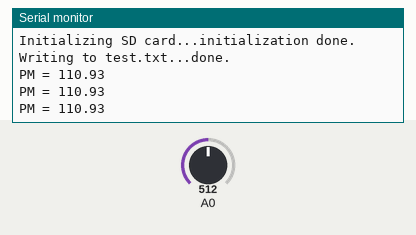
Simulated run of this sketch. Board: Arduino Uno, built with avr-gcc and run on an emulated ATmega328P. On the bench: the last lines printed to the serial monitor. Inputs (shaded band) come from the test bench; at power-on: A0 = 512. The local clock reads 2024-03-15 10:24:30 at power-on unless the sketch sets it; storage starts empty.

Above: at 2.2 s.
2.3 s: A0 set to 716
At 3.0 s:
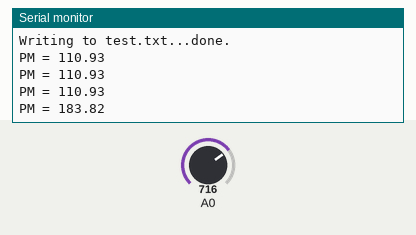
3.8 s: A0 set to 900
At 4.5 s:
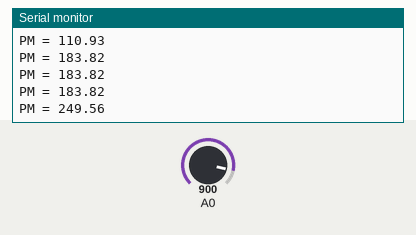
Timing chart, 0 to 6.8 s (numbered marks = the images above; inputs shaded):
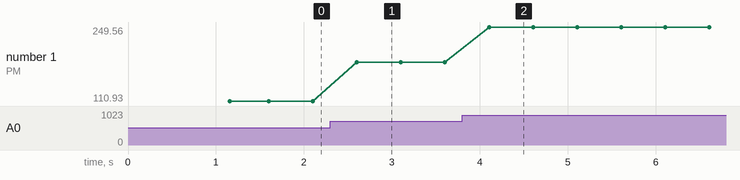

Measured:
- after the input at 2.3 s, the serial monitor: prints a new line after 0.30 s (image 1)
- after the input at 3.8 s, the serial monitor: prints a new line after 0.31 s (image 2)
- plotted number 1: 110.93 → 183.82 after the input at 2.3 s, 183.82 → 249.56 after the input at 3.8 s

The sketch:

tsi_teensy.ino
```cpp
//AVERAGE EVERY MINUTE
#include <Wire.h>
#include <SPI.h>
#include <RTClib.h>
#include <RTC_DS3231.h>
#include <SD.h>
//#include <SD_t3.h>

RTC_DS3231 RTC;

String year, month, day, second, hour, minute;
float measurement, pm, pmtotal, pmAverage, voltage, current, total;
int j;
int numLoops;
File myFile;
boolean resetFirstTime = false;
int firstTime = 0;
int logTime = 0;;

String writeString;
const char* buffer = "test.txt";

long currentTime, previousTime;

void setup() {
  //set the serial's Baudrate
  Serial.begin(9600);
  delay(1000);

  //Initialize counter and pm total variables
  j = 1;
  pmtotal = 0;

  //--------RTC SETUP ------------
  Serial.print("Initializing RTC Chronodot...");
  //  delay(1000);
  Wire.begin();
  RTC.begin();
  Serial.print("Doing RTC checks...");
  //  delay(1000);
  //Check if RTC is running
  Serial.print("Setting up RTC now...");
  //  delay(1000);
  DateTime now = RTC.now();
  previousTime = 0;
  DateTime compiled = DateTime(__DATE__, __TIME__);
  if (now.unixtime() < compiled.unixtime()) {
    Serial.println("RTC is older than compile time!  Updating");
    //    delay(1000);
    //ONLY UNCOMMENT BELOW IF TIME NOT ALREADY SET!!!
    //RTC.adjust(DateTime(__DATE__, __TIME__));
  }
  char datastr[100];
  RTC.getControlRegisterData( datastr[0]  );
  Serial.println("done");
  //  delay(1000);


  //---------SD Setup-------------------
  Serial.print("Initializing SD card...");

  if (!SD.begin(10)) {
    Serial.println("initialization failed!");
    return;
  }
  Serial.println("initialization done.");

  year = String(now.year(), DEC);
  month = String(now.month(), DEC);
  day = String(now.day(), DEC);
  hour = String(now.hour(), DEC);
  minute = String(now.minute(), DEC);
  second = String(now.second(), DEC);
  String logHeader = year + "/" + month + "/" + day + " " + hour + ":" + minute + ":" + second;
  sdLog(buffer, "TSI Box 1: New Logging Session - " + logHeader);
}


void loop()
{
  if(resetFirstTime){
    firstTime = millis();
    resetFirstTime = false;
  }
  measurement = analogRead(A0);
  //  Serial.print("Analog Read 0 is: ");
  //  Serial.println(measurement);
  voltage = (measurement / 1023) * 3.32;
  //  Serial.print("Voltage = ");
  //  Serial.println(voltage);
  current = (voltage / 163.5) * 1000; // I = V/R (mult 1000 for mA)
  pm = (300 - 5) / (20 - 4) * (current - 4);
  Serial.print("PM = ");
  Serial.println(pm);
  pmtotal += pm;
  //    Serial.print("TSI Sensor PM level is: ");
  //    Serial.println(pm);
  //DateTime now = RTC.now();

  //if (now.second() != previousTime) { //If a second has passed
  logTime = millis();
  int timeElapsed = logTime - firstTime;
  if ( timeElapsed > 60000){
    resetFirstTime = true;
    DateTime now = RTC.now();
    //previousTime = now.second(); // set previous time to current time
    year = String(now.year(), DEC);
    month = String(now.month(), DEC);
    day = String(now.day(), DEC);
    hour = String(now.hour(), DEC);
    minute = String(now.minute(), DEC);
    second = String(now.second(), DEC);

    Serial.print(year);
    Serial.print('/');
    Serial.print(month);
    Serial.print('/');
    Serial.print(day);
    Serial.print(' ');
    Serial.print(hour);
    Serial.print(':');
    Serial.print(minute);
    Serial.print(':');
    Serial.print(second);
    Serial.print(" ");

    pmAverage = pmtotal / j;

    //make sure pmAverage is positive in case of negative readings
    //    if (pmAverage < 0) {
    //      pmAverage = 0;
    //    }

    Serial.println(pmAverage);

    writeString = year + "/" + month + "/" + day + " " + hour + ":" + minute + ":" + second + " " + pmAverage;

    sdLog(buffer, writeString);

    j = 1;
    pmtotal = 0;
  }

  j++;
  delay(500);
}

void sdLog(const char* fileName, String stringToWrite) {
  File myFile = SD.open(fileName, FILE_WRITE);

  // if the file opened okay, write to it:
  if (myFile) {
    Serial.print("Writing to ");
    Serial.print(fileName);
    Serial.print("...");
    myFile.println(stringToWrite);
    // close the file:
    myFile.close();
    Serial.println("done.");
  } else {
    // if the file didn't open, print an error:
    Serial.print("error opening ");
    Serial.println(fileName);
  }
}
```
